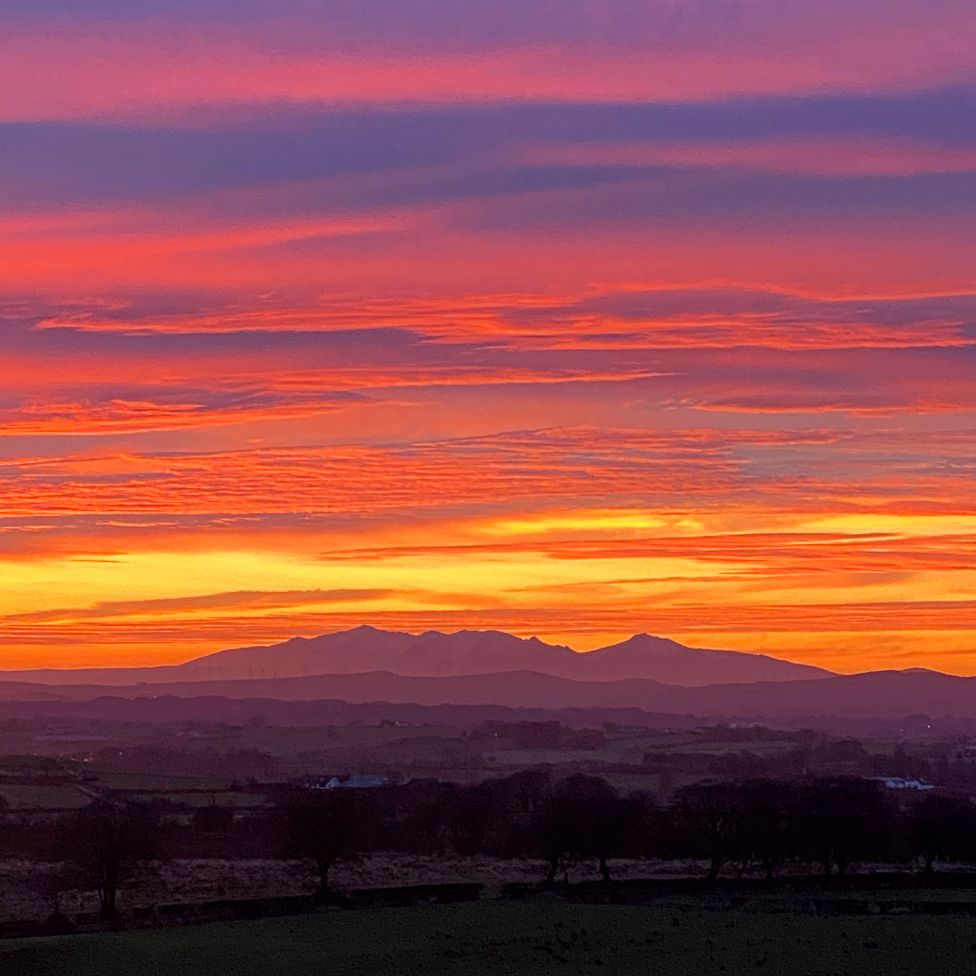
#> input picture gui-editor/temp/sunset.jpg, 976 x 976 px
$ python -i colour_correction.py   (imports and definitions only)
#> lines starting #> are read from the running program, lines starting #| are printed output that depends on the picture
import numpy as np
import cv2
from skimage.util import img_as_ubyte
from skimage.exposure import cumulative_distribution
from scipy.stats import cauchy, logistic

# Image Processing with Python: Color Correction using Histogram Manipulation. Jephraim C. Manansala
# https://medium.com/swlh/image-processing-with-python-histogram-manipulation-on-digital-images-d4fb426d3513

class ColourCorrection:

    def linear_distribution(image, channel):
        image_intensity = img_as_ubyte(image[:,:,channel])
        freq, bins = cumulative_distribution(image_intensity)
        if len(freq) < 256:
            freq = np.append(freq, [[255 for i in range(256-len(freq))]])
        target_bins = np.arange(255)
        target_freq = np.linspace(0,1, len(target_bins))
        new_vals = np.interp(freq, target_freq, target_bins)
        return new_vals[image_intensity].astype(np.uint8)

    def individual_channel(image, dist, channel):
        if dist == "linear":
            return ColourCorrection.linear_distribution(image, channel)
        im_channel = img_as_ubyte(image[:,:, channel])
        freq, bins = cumulative_distribution(im_channel)
        if len(freq) < 256:
            freq = np.append(freq, [[255 for i in range(256-len(freq))]])
        new_vals = np.interp(freq, dist.cdf(np.arange(0,256)),np.arange(0,256))
        return new_vals[im_channel].astype(np.uint8)

    def distribution(image, function, mean, std):
        if function != "linear":
            dist = function(mean,std)
        else:
            dist = function
        # image_intensity = img_as_ubyte(rgb2gray(image))
        # freq, bins = cumulative_distribution(image_intensity)
        # Convert to HSV color space
        hsv = cv2.cvtColor(image, cv2.COLOR_BGR2HSV)
        # Split the channels
        h, s, v = cv2.split(hsv)
        v_eq = ColourCorrection.individual_channel(image, dist, 2)
        # Merge the channels back together
        hsv_eq = cv2.merge([h, s, v_eq])
        result = cv2.cvtColor(hsv_eq, cv2.COLOR_HSV2BGR)

        return result

    # Histogram Manipulation (Jephraim C. Manansala)
    def histogram_manipulation_linear(parameters, frame):
        mean = 0
        std = 0
        return ColourCorrection.distribution(frame, "linear", mean, std)

    def histogram_manipulation_cauchy(parameters, frame):
        mean = 120 # parameters['value1'] * 5 # 120
        std = 50 #parameters['value2'] * 5 # 90
        return ColourCorrection.distribution(frame, cauchy, mean, std)

    def histogram_manipulation_logistic(parameters, frame):
        mean = 120 # parameters['value1'] * 5 # 120
        std = 50 # parameters['value2'] * 5 # 90
        return ColourCorrection.distribution(frame, logistic, mean, std)

>>> import cv2
>>> picture = cv2.cvtColor(cv2.imread('temp/sunset.jpg'), cv2.COLOR_BGR2RGB)
>>> result = ColourCorrection().histogram_manipulation_linear(picture)
#> in distribution, `hsv = cv2.cvtColor(image, cv2.COLOR_BGR2HSV)`: hsv: shape (976, 976, 3); mean H, S, V 124.7, 141.1, 144.7
#> in distribution, `h, s, v = cv2.split(hsv)`:
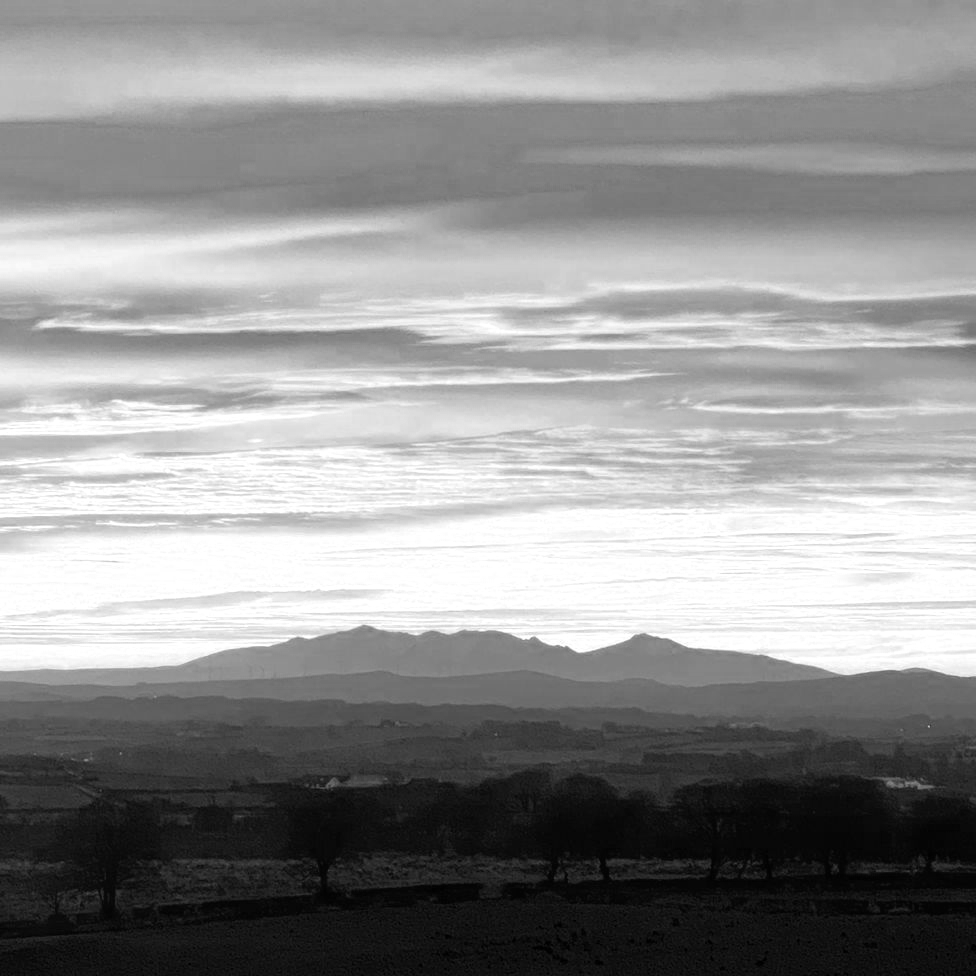
#> v: shape (976, 976); min 0, max 255, mean 144.7
#> in linear_distribution, `image_intensity = img_as_ubyte(image[:,:,channel])`:
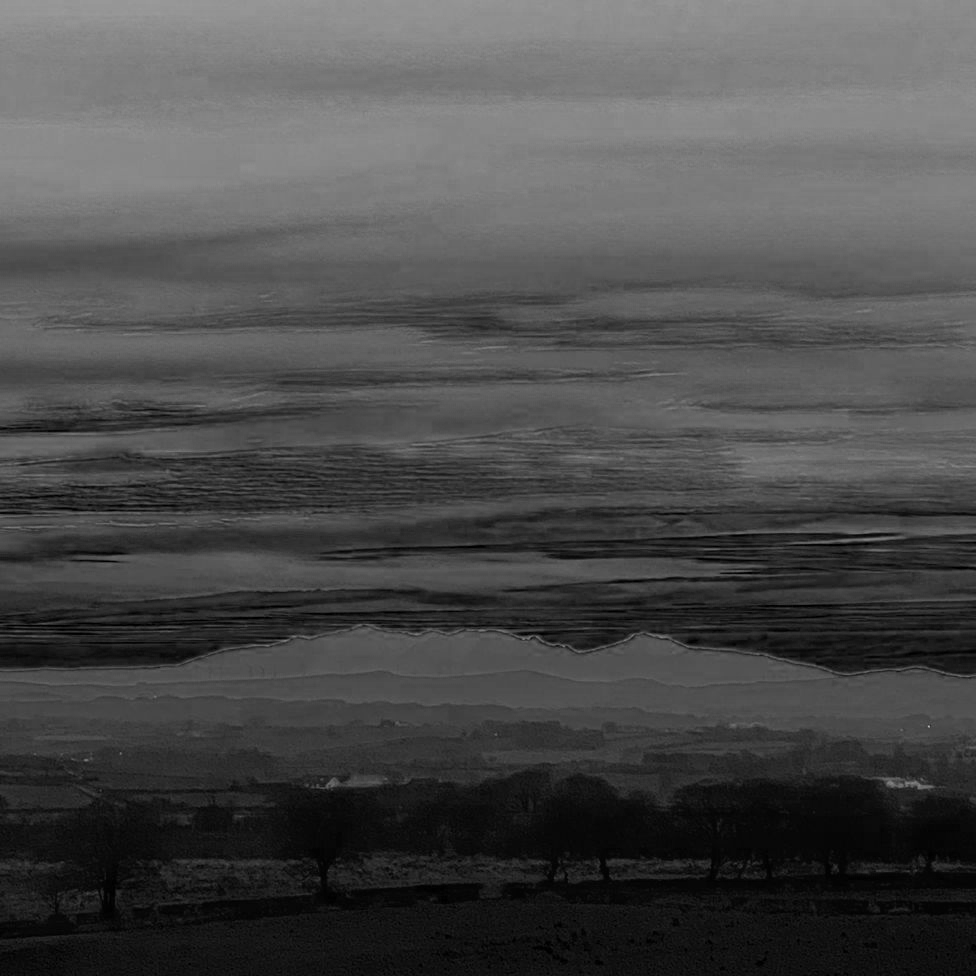
#> image_intensity: shape (976, 976); min 0, max 183, mean 74.3
#> in linear_distribution, `freq, bins = cumulative_distribution(image_intensity)`: freq = 184 values from 0.000655 to 1; bins = 184 values from 0 to 183
#> in linear_distribution, `freq = np.append(freq, [[255 for i in range(256-len(freq))]])`: freq = 256 values from 0.000655 to 255
#> in linear_distribution, `new_vals = np.interp(freq, target_freq, target_bins)`: new_vals = 256 values from 0.166 to 254
#> in linear_distribution, `return new_vals[image_intensity].astype(np.uint8)`:
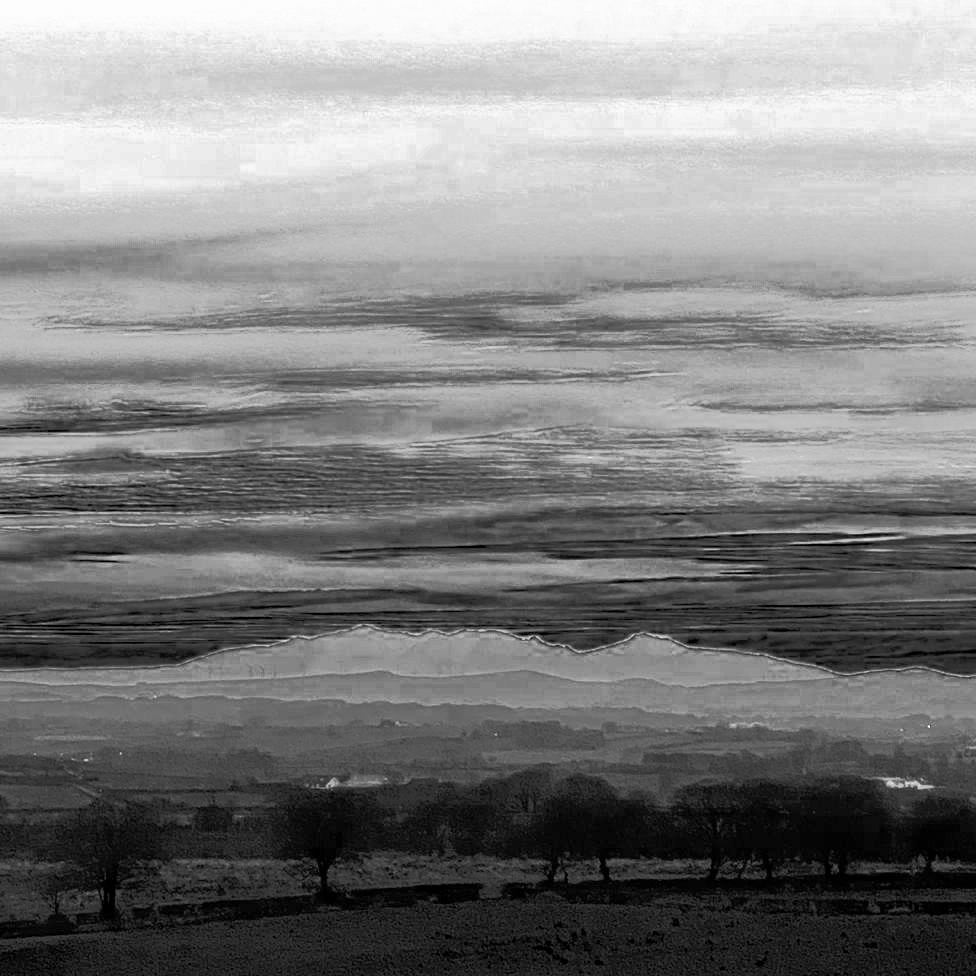
#> returned value: shape (976, 976); min 0, max 254, mean 127.5
#> in distribution, `hsv_eq = cv2.merge([h, s, v_eq])`: hsv_eq: shape (976, 976, 3); mean H, S, V 124.7, 141.1, 127.5
#> in distribution, `result = cv2.cvtColor(hsv_eq, cv2.COLOR_HSV2BGR)`:
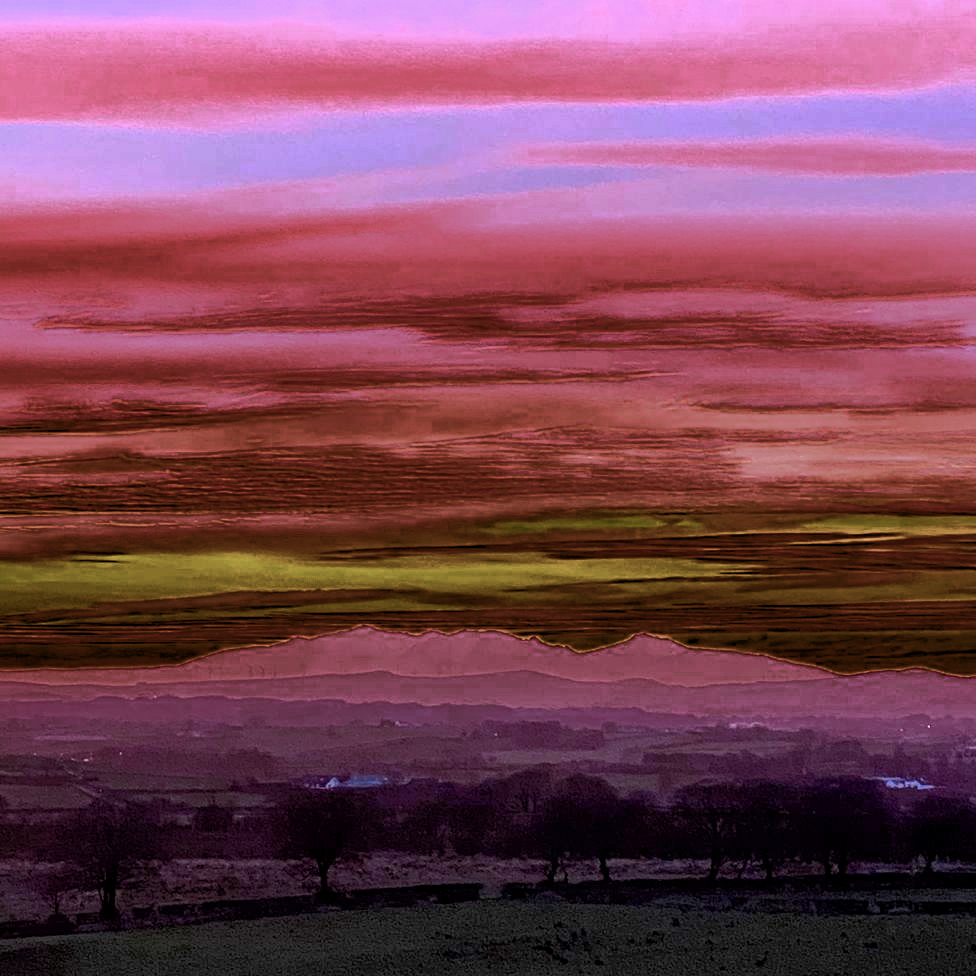
#> result: shape (976, 976, 3); mean R, G, B 124, 67.7, 85.4
